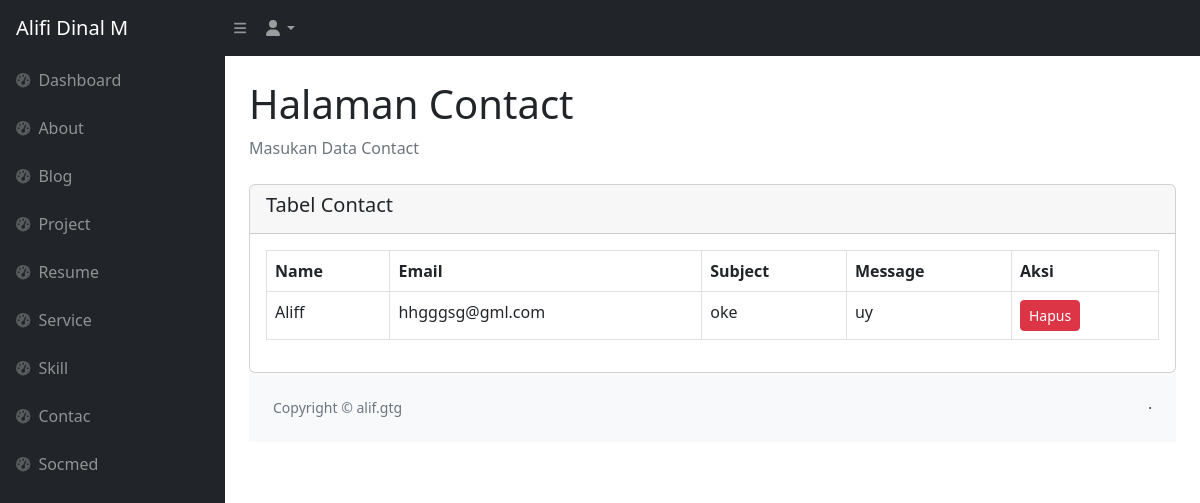
The app's page /backend/pages/contact/index.php (signed in) with its own data.
### tables this page shows
CREATE TABLE `contact` (
  `id` bigint NOT NULL,
  `name` varchar(255) NOT NULL,
  `email` varchar(255) NOT NULL,
  `subject` varchar(255) NOT NULL,
  `message` varchar(255) NOT NULL
);

### backend/pages/contact/index.php (the view, shortened to what this page needs)
<?php
include '../../partials/header.php';
include '../../partials/sidebar.php';
include '../../partials/navbar.php';
$qContacts = "SELECT * FROM contact";
$result = mysqli_query($connect, $qContacts) or die(mysqli_error($connect));
?>
<main>
    <div class="container-fluid px-4">
        <h1 class="mt-4">Halaman Contact</h1>
        <ol class="breadcrumb mb-4">
            <li class="breadcrumb-item active">Masukan Data Contact</li>
        </ol>
<div class="row">
    <div class="col-12">
        <div class="card">
            <div class="card-header d-flex align-items-center justify-content-between">
                <h5>Tabel Contact</h5>
            </div>
            <div class="card-body">
                <div class="table-responsive">
                    <table class="table table-bordered">
                        <thead>
                            <tr>
                                <th>Name</th>
                                <th>Email</th>
                                <th>Subject</th>
                                <th>Message</th>
                                <th>Aksi</th>
                            </tr>
                        </thead>
                        <tbody>
                            <?php
                            while ($item = $result->fetch_object()):
                            ?>
                                <tr>
                                    <td><?= $item->name ?></td>
                                    <td><?= $item->email ?></td>
                                    <td><?= $item->subject ?></td>
                                    <td><?= $item->message ?></td>
                                    <td>
                                        <a href="../../actions/contact/destroy.php?id=<?= $item->id ?>" class="btn btn-danger btn-sm" onclick="return confirm('Apakah Anda yakin ingin menghapus contact ini?')">Hapus</a>
                                    </td>
                                </tr>
                            <?php
                            endwhile;
                            ?>
                        </tbody>
                    </table>
                </div>
            </div>
        </div>
    </div>
</div>
<?php
include '../../partials/footer.php';
include '../../partials/script.php';
?>

### records on screen
contact: name "Aliff", email "hhgggsg@gml.com", subject "oke", message "uy"
